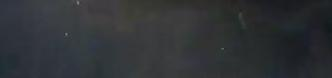
#> input picture cropped_data/NoF/img_00011-1.jpg, 332 x 78 px, given as the content of the folder heries_monitoring/data/classifiers/non-superbox/original/LAG, which was not available
$ jupyter execute --allow-errors fish_image_blending.ipynb   (Python 2 division)   (older library calls are emulated)
#> lines starting #> are read from the running program, lines starting #| are printed output that depends on the picture; pictures that were not available may be replaced by others from this repository, and a replacement may not be noted
[cell 1]
# Generate non-affine data transformations
import numpy as np
from scipy.misc import imread
from skimage import data, segmentation, color
from PIL import Image
import matplotlib.pyplot as plt
import matplotlib.patches as patches
import cv2
from glob import glob
import os
import sys
import pandas as pd
import site

[cell 2]
LOCALIZER_DATA_DIR = '/a/data/fisheries_monitoring/data/localizers/'
BOX_FILE = LOCALIZER_DATA_DIR + 'original/boxes.csv'
CROPPED_IMG_DIR = '/a/data/fisheries_monitoring/data/classifiers/non-superbox/original/'
boxes = pd.read_csv(BOX_FILE, names = ["img", "x","y","width","height"])
#> (reads data/detection_labels/boxes.csv from the repository)
#> further down, cropped_img is the input picture: shape (78, 332, 3); mean R, G, B 48.1, 50.8, 54.1
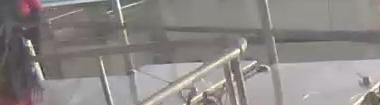
#> input picture cropped_data/NoF/img_00981-1.jpg, 380 x 105 px
#> further down, nof_img is the input picture: shape (105, 380, 3); mean R, G, B 140, 135.6, 133.6
#> `blended_img[nh:nh+h,nw:nw+w,:] = cropped_img`:
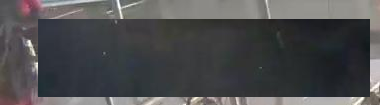
#> blended_img: shape (105, 380, 3); mean R, G, B 77.7, 77.7, 79.2

[cell 3]
# Copy/paste method
np.random.seed(seed=1234)
#class_num_splice = {'LAG': 100, 'SHARK', 100}
class_num_splice = {'LAG': 50}
out_box = open(LOCALIZER_DATA_DIR + 'splice/boxes.csv', 'w')
plot = False
nof = glob(LOCALIZER_DATA_DIR + 'original/NoF/*.jpg')
num_nof = len(nof)
#> (the rest of this cell did not finish here and is left out)

[cell 4]
reload(site)
import pblend

[cell 5]
#class_num_splice = {'LAG': 100, 'SHARK', 100}
offset_noise = 250
class_num_splice = {'LAG': 50}
nof = glob(LOCALIZER_DATA_DIR + 'original/NoF/*.jpg')
num_nof = len(nof)
#> (the rest of this cell did not finish here and is left out)

[cell 6]
plt.imshow(orig_img)
plt.show()
plt.imshow(output)
plt.show()
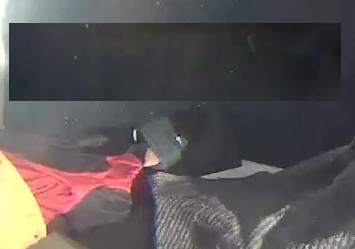
#> shown: shape (249, 355, 3); mean R, G, B 89.3, 84.7, 85.1
print LOCALIZER_DATA_DIR + 'splice/' + k + '/' + class_boxes.iloc[idx,0].split('/')[1]
print rect
print W,H
#| 313 212
print orig_img.shape
#| (78, 332, 3)
#> (the rest of this cell did not finish here and is left out)

[cell 7]
#f_img = 'LAG/img_07919.jpg'
f_img = 'LAG/img_04352.jpg'
os.chdir(LOCALIZER_DATA_DIR + 'original')
img_dir = glob('LAG/*.jpg')
rand_img = np.random.randint(0,len(img_dir),1)[0]
#f_img = img_dir[rand_img]
print f_img
box = boxes[boxes['img'] == f_img]
box = box.iloc[0]
x, y, w, h = box[1], box[2], box[3], box[4]
img = cv2.imread(f_img)
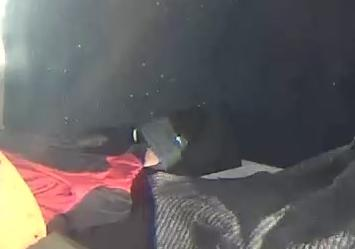
#> input picture cropped_data/NoF/img_00122-1.jpg, 355 x 249 px, given in place of img_04352.jpg, which was not available
#> img is the input picture: shape (249, 355, 3); mean B, G, R 97, 96.1, 99.6
img2 = img.copy() # original image
mask = np.zeros(img.shape[:2],dtype = np.uint8)
rect = (int(x),int(y),int(w),int(h))
bgdmodel = np.zeros((1,65),np.float64)
fgdmodel = np.zeros((1,65),np.float64)
#> (the rest of this cell did not finish here and is left out)

[cell 8]
import pblend
img_source = np.array(imread(LOCALIZER_DATA_DIR + 'original/LAG/img_04352.jpg'))
#> (the rest of this cell did not finish here and is left out)
